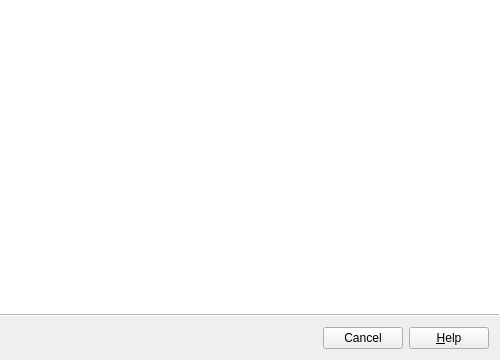
<?xml version="1.0" encoding="UTF-8"?>
<ui version="4.0">
 <class>WizardBase</class>
 <widget class="QWizard" name="WizardBase">
  <property name="windowModality">
   <enum>Qt::ApplicationModal</enum>
  </property>
  <property name="windowTitle">
   <string>Wizard</string>
  </property>
  <property name="modal">
   <bool>true</bool>
  </property>
  <property name="wizardStyle">
   <enum>QWizard::ModernStyle</enum>
  </property>
  <property name="options">
   <set>QWizard::CancelButtonOnLeft|QWizard::DisabledBackButtonOnLastPage|QWizard::HaveHelpButton|QWizard::HelpButtonOnRight|QWizard::NoBackButtonOnStartPage</set>
  </property>
  <property name="subTitleFormat">
   <enum>Qt::AutoText</enum>
  </property>
 </widget>
 <resources/>
 <connections/>
</ui>
